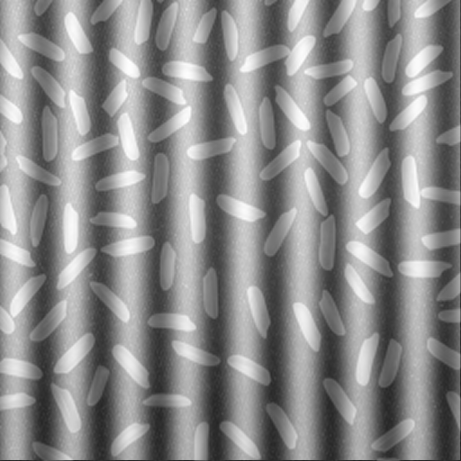
#> input picture TRAITEMENT D'IMAGES/TP2 CONVOLUTION/imageTP2/tp2_3.png, 461 x 461 px
$ python convolution_passe_haute.py
#> lines starting #> are read from the running program, lines starting #| are printed output that depends on the picture
import numpy as np
import cv2

#Lecture de  l'image
img_src = cv2.imread("imageTP2/tp2_3.png")
#> img_src is the input picture: shape (461, 461, 3); min 37, max 255, mean 140.2

#Définition du filtre passe-haut
kernel = np.array([[0, -1.0, 0.0],
                   [-1.0, 4.0, -1.0],
                   [0.0, -1.0, 0.0]])

kernel = kernel/(np.sum(kernel) if np.sum(kernel)!=0 else 1)
#filtrer l'image source
img_rst = cv2.filter2D(img_src,-1,kernel)
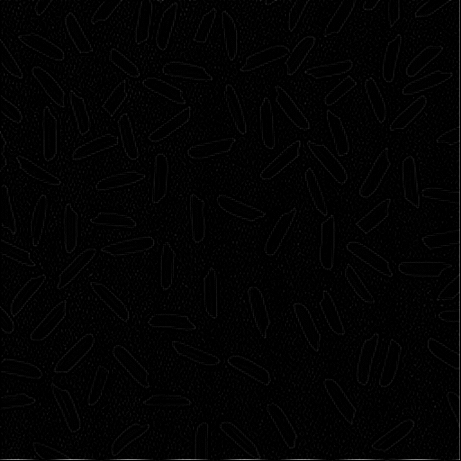
#> img_rst: shape (461, 461, 3); min 0, max 149, mean 2.6
#aperçu de l'image
cv2.imshow("original", img_src)
cv2.imshow("Filtre passe haut 3*3",img_rst)
cv2.waitKey(0)

$ run again, with TRAITEMENT D'IMAGES/TP2 CONVOLUTION/imageTP2/tp2_1.png copied over TRAITEMENT D'IMAGES/TP2 CONVOLUTION/imageTP2/tp2_3.png
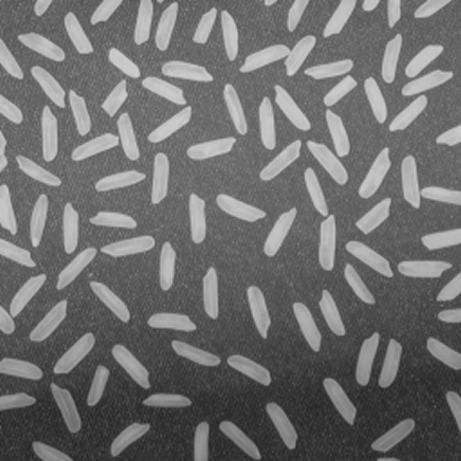
#> input picture TRAITEMENT D'IMAGES/TP2 CONVOLUTION/imageTP2/tp2_1.png, 461 x 461 px
#> img_src is the input picture: shape (461, 461, 3); min 34, max 211, mean 110.8
#> `img_rst = cv2.filter2D(img_src,-1,kernel)`:
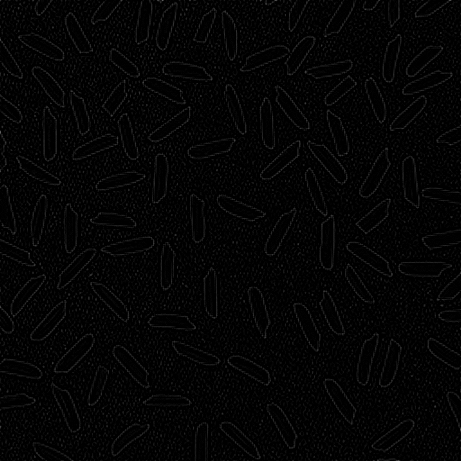
#> img_rst: shape (461, 461, 3); min 0, max 96, mean 4.5
